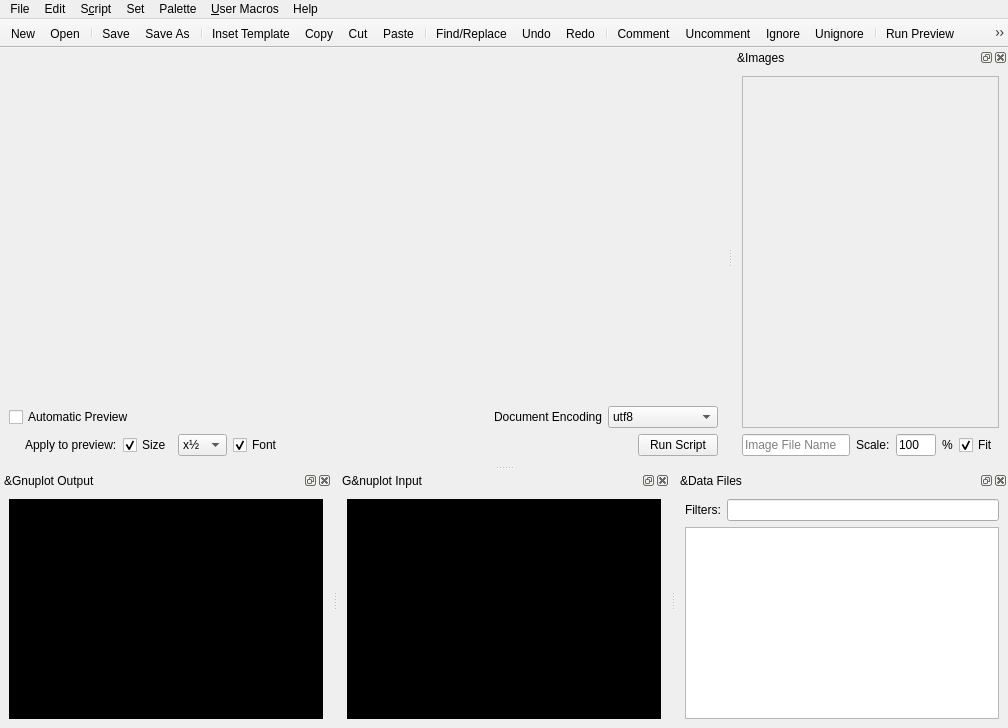
 <widget class="QMainWindow" name="MainWindow">
  <property name="geometry">
   <rect>
    <x>0</x>
    <y>0</y>
    <width>1008</width>
    <height>728</height>
   </rect>
  </property>
  <property name="windowTitle">
   <string>Gnuplot Editor</string>
  </property>
  <property name="windowIcon">
   <iconset resource="icons.qrc">
    <normaloff>:/icons/icons/GnuplotEditor.png</normaloff>:/icons/icons/GnuplotEditor.png</iconset>
  </property>
  <widget class="QWidget" name="centralwidget">
   <layout class="QVBoxLayout" name="verticalLayout_4">
    <item>
     <layout class="QVBoxLayout" name="verticalLayout">
      <item>
       <widget class="QsciScintilla" name="editor">
        <property name="sizePolicy">
         <sizepolicy hsizetype="Expanding" vsizetype="Expanding">
          <horstretch>1</horstretch>
          <verstretch>1</verstretch>
         </sizepolicy>
        </property>
        <property name="toolTip">
         <string/>
        </property>
        <property name="whatsThis">
         <string/>
        </property>
       </widget>
      </item>
      <item>
       <layout class="QHBoxLayout" name="horizontalLayout">
        <item>
         <widget class="QCheckBox" name="autoPreview">
          <property name="text">
           <string>Automatic Preview</string>
          </property>
          <property name="checked">
           <bool>false</bool>
          </property>
         </widget>
        </item>
        <item>
         <spacer name="horizontalSpacer">
          <property name="orientation">
           <enum>Qt::Horizontal</enum>
          </property>
          <property name="sizeHint" stdset="0">
           <size>
            <width>40</width>
            <height>20</height>
           </size>
          </property>
         </spacer>
        </item>
        <item>
         <widget class="QLabel" name="label_3">
          <property name="text">
           <string>Document Encoding</string>
          </property>
         </widget>
        </item>
        <item>
         <widget class="QComboBox" name="encoding">
          <property name="minimumSize">
           <size>
            <width>110</width>
            <height>0</height>
           </size>
          </property>
          <item>
           <property name="text">
            <string>utf8</string>
           </property>
          </item>
          <item>
           <property name="text">
            <string>iso_8859_1</string>
           </property>
          </item>
          <item>
           <property name="text">
            <string>iso_8859_2</string>
           </property>
          </item>
          <item>
           <property name="text">
            <string>iso_8859_9</string>
           </property>
          </item>
          <item>
           <property name="text">
            <string>iso_8859_15</string>
           </property>
          </item>
          <item>
           <property name="text">
            <string>cp437</string>
           </property>
          </item>
          <item>
           <property name="text">
            <string>cp850</string>
           </property>
          </item>
          <item>
           <property name="text">
            <string>cp852</string>
           </property>
          </item>
          <item>
           <property name="text">
            <string>cp950</string>
           </property>
          </item>
          <item>
           <property name="text">
            <string>cp1250</string>
           </property>
          </item>
          <item>
           <property name="text">
            <string>cp1251</string>
           </property>
          </item>
          <item>
           <property name="text">
            <string>cp1254</string>
           </property>
          </item>
         </widget>
        </item>
       </layout>
      </item>
      <item>
       <layout class="QHBoxLayout" name="horizontalLayout_3">
        <item>
         <spacer name="horizontalSpacer_2">
          <property name="orientation">
           <enum>Qt::Horizontal</enum>
          </property>
          <property name="sizeType">
           <enum>QSizePolicy::Fixed</enum>
          </property>
          <property name="sizeHint" stdset="0">
           <size>
            <width>16</width>
            <height>20</height>
           </size>
          </property>
         </spacer>
        </item>
        <item>
         <widget class="QLabel" name="label_4">
          <property name="text">
           <string>Apply to preview:</string>
          </property>
         </widget>
        </item>
        <item>
         <widget class="QCheckBox" name="applySize">
          <property name="text">
           <string>Size</string>
          </property>
          <property name="checked">
           <bool>true</bool>
          </property>
         </widget>
        </item>
        <item>
         <widget class="QComboBox" name="sizeMultiply">
          <property name="minimumSize">
           <size>
            <width>49</width>
            <height>0</height>
           </size>
          </property>
          <property name="maximumSize">
           <size>
            <width>46</width>
            <height>16777215</height>
           </size>
          </property>
          <property name="currentIndex">
           <number>1</number>
          </property>
          <item>
           <property name="text">
            <string>x1</string>
           </property>
          </item>
          <item>
           <property name="text">
            <string>x½</string>
           </property>
          </item>
          <item>
           <property name="text">
            <string>x¼</string>
           </property>
          </item>
         </widget>
        </item>
        <item>
         <widget class="QCheckBox" name="applyFont">
          <property name="text">
           <string>Font</string>
          </property>
          <property name="checked">
           <bool>true</bool>
          </property>
         </widget>
        </item>
        <item>
         <spacer name="horizontalSpacer_3">
          <property name="orientation">
           <enum>Qt::Horizontal</enum>
          </property>
          <property name="sizeHint" stdset="0">
           <size>
            <width>40</width>
            <height>20</height>
           </size>
          </property>
         </spacer>
        </item>
        <item>
         <widget class="QPushButton" name="plotImage">
          <property name="text">
           <string>Run Script</string>
          </property>
         </widget>
        </item>
       </layout>
      </item>
     </layout>
    </item>
   </layout>
  </widget>
  <widget class="QMenuBar" name="menubar">
   <property name="geometry">
    <rect>
     <x>0</x>
     <y>0</y>
     <width>1008</width>
     <height>29</height>
    </rect>
   </property>
   <widget class="QMenu" name="menuFile">
    <property name="title">
     <string>File</string>
    </property>
    <addaction name="actionNew"/>
    <addaction name="separator"/>
    <addaction name="actionOpen"/>
    <addaction name="separator"/>
    <addaction name="actionSave"/>
    <addaction name="actionSave_As"/>
    <addaction name="separator"/>
    <addaction name="actionWrap_Lines"/>
    <addaction name="separator"/>
    <addaction name="actionPrint"/>
    <addaction name="separator"/>
    <addaction name="actionQuit"/>
   </widget>
   <widget class="QMenu" name="menuEdit">
    <property name="title">
     <string>Edit</string>
    </property>
    <addaction name="actionUndo"/>
    <addaction name="actionRedo"/>
    <addaction name="separator"/>
    <addaction name="actionCopy"/>
    <addaction name="actionCut"/>
    <addaction name="actionPaste"/>
    <addaction name="separator"/>
    <addaction name="actionFind_Replace"/>
   </widget>
   <widget class="QMenu" name="menuHelp">
    <property name="title">
     <string>Help</string>
    </property>
    <addaction name="actionGnuplot_Help"/>
    <addaction name="actionAbout"/>
   </widget>
   <widget class="QMenu" name="menuCommands">
    <property name="title">
     <string>&amp;User Macros</string>
    </property>
    <addaction name="actionAdd_Line_at_Cursor"/>
    <addaction name="actionDeleteMacro"/>
    <addaction name="separator"/>
   </widget>
   <widget class="QMenu" name="menuSet">
    <property name="title">
     <string>Set</string>
    </property>
   </widget>
   <widget class="QMenu" name="menuPalette">
    <property name="title">
     <string>Palette</string>
    </property>
   </widget>
   <widget class="QMenu" name="menuCode">
    <property name="title">
     <string>S&amp;cript</string>
    </property>
    <addaction name="actionPreview"/>
    <addaction name="actionRun_Normal"/>
    <addaction name="separator"/>
    <addaction name="actionInset_Template"/>
    <addaction name="separator"/>
    <addaction name="actionComment"/>
    <addaction name="actionUncomment"/>
    <addaction name="actionIgnore"/>
    <addaction name="actionUnignore"/>
    <addaction name="separator"/>
    <addaction name="actionPaste_Color"/>
    <addaction name="actionPick_Position"/>
   </widget>
   <addaction name="menuFile"/>
   <addaction name="menuEdit"/>
   <addaction name="menuCode"/>
   <addaction name="menuSet"/>
   <addaction name="menuPalette"/>
   <addaction name="menuCommands"/>
   <addaction name="menuHelp"/>
  </widget>
  <widget class="QToolBar" name="toolBar">
   <property name="windowTitle">
    <string>toolBar</string>
   </property>
   <property name="movable">
    <bool>false</bool>
   </property>
   <property name="toolButtonStyle">
    <enum>Qt::ToolButtonIconOnly</enum>
   </property>
   <property name="floatable">
    <bool>false</bool>
   </property>
   <attribute name="toolBarArea">
    <enum>TopToolBarArea</enum>
   </attribute>
   <attribute name="toolBarBreak">
    <bool>false</bool>
   </attribute>
   <addaction name="actionNew"/>
   <addaction name="actionOpen"/>
   <addaction name="separator"/>
   <addaction name="actionSave"/>
   <addaction name="actionSave_As"/>
   <addaction name="separator"/>
   <addaction name="actionInset_Template"/>
   <addaction name="actionCopy"/>
   <addaction name="actionCut"/>
   <addaction name="actionPaste"/>
   <addaction name="separator"/>
   <addaction name="actionFind_Replace"/>
   <addaction name="actionUndo"/>
   <addaction name="actionRedo"/>
   <addaction name="separator"/>
   <addaction name="actionComment"/>
   <addaction name="actionUncomment"/>
   <addaction name="actionIgnore"/>
   <addaction name="actionUnignore"/>
   <addaction name="separator"/>
   <addaction name="actionPreview"/>
   <addaction name="actionRun_Normal"/>
  </widget>
  <widget class="QDockWidget" name="dockWidget">
   <property name="windowTitle">
    <string>&amp;Gnuplot Output</string>
   </property>
   <attribute name="dockWidgetArea">
    <number>8</number>
   </attribute>
   <widget class="QWidget" name="dockWidgetContents">
    <layout class="QVBoxLayout" name="verticalLayout_8">
     <item>
      <widget class="QTextBrowser" name="gnuplotOutput">
       <property name="styleSheet">
        <string notr="true">color: rgb(255, 255, 255);
background-color: rgb(0, 0, 0);
font: 75 bold 9pt &quot;mono&quot;;
</string>
       </property>
      </widget>
     </item>
    </layout>
   </widget>
  </widget>
  <widget class="QDockWidget" name="dockWidget_2">
   <property name="windowTitle">
    <string>G&amp;nuplot Input</string>
   </property>
   <attribute name="dockWidgetArea">
    <number>8</number>
   </attribute>
   <widget class="QWidget" name="dockWidgetContents_2">
    <layout class="QVBoxLayout" name="verticalLayout_9">
     <item>
      <widget class="QTextBrowser" name="gnuplotInput">
       <property name="styleSheet">
        <string notr="true">color: rgb(255, 255, 255);
background-color: rgb(0, 0, 0);
font: 75 bold 9pt &quot;mono&quot;;
</string>
       </property>
      </widget>
     </item>
    </layout>
   </widget>
  </widget>
  <widget class="QDockWidget" name="dockWidget_3">
   <property name="windowTitle">
    <string>&amp;Data Files</string>
   </property>
   <attribute name="dockWidgetArea">
    <number>8</number>
   </attribute>
   <widget class="QWidget" name="dockWidgetContents_3">
    <layout class="QVBoxLayout" name="verticalLayout_5">
     <item>
      <layout class="QHBoxLayout" name="horizontalLayout_4">
       <item>
        <widget class="QLabel" name="label_5">
         <property name="text">
          <string>Filters:</string>
         </property>
        </widget>
       </item>
       <item>
        <widget class="QLineEdit" name="filterEntry"/>
       </item>
      </layout>
     </item>
     <item>
      <widget class="DirListWidget" name="filenameList"/>
     </item>
    </layout>
   </widget>
  </widget>
  <widget class="QDockWidget" name="dockWidget_4">
   <property name="windowTitle">
    <string>&amp;Images</string>
   </property>
   <attribute name="dockWidgetArea">
    <number>2</number>
   </attribute>
   <widget class="QWidget" name="dockWidgetContents_4">
    <layout class="QVBoxLayout" name="verticalLayout_3">
     <item>
      <widget class="QScrollArea" name="gnuplotImageScroller">
       <property name="sizePolicy">
        <sizepolicy hsizetype="Expanding" vsizetype="Expanding">
         <horstretch>1</horstretch>
         <verstretch>1</verstretch>
        </sizepolicy>
       </property>
       <property name="widgetResizable">
        <bool>true</bool>
       </property>
       <widget class="QWidget" name="gnuplotImageHolder">
        <property name="geometry">
         <rect>
          <x>0</x>
          <y>0</y>
          <width>285</width>
          <height>296</height>
         </rect>
        </property>
        <layout class="QVBoxLayout" name="verticalLayout_2"/>
       </widget>
      </widget>
     </item>
     <item>
      <layout class="QHBoxLayout" name="horizontalLayout_2">
       <item>
        <widget class="QLineEdit" name="fileName">
         <property name="readOnly">
          <bool>true</bool>
         </property>
         <property name="placeholderText">
          <string>Image File Name</string>
         </property>
        </widget>
       </item>
       <item>
        <widget class="QLabel" name="label_2">
         <property name="text">
          <string>Scale:</string>
         </property>
        </widget>
       </item>
       <item>
        <widget class="QLineEdit" name="scaling">
         <property name="sizePolicy">
          <sizepolicy hsizetype="Fixed" vsizetype="Fixed">
           <horstretch>0</horstretch>
           <verstretch>0</verstretch>
          </sizepolicy>
         </property>
         <property name="maximumSize">
          <size>
           <width>40</width>
           <height>16777215</height>
          </size>
         </property>
         <property name="text">
          <string>100</string>
         </property>
         <property name="maxLength">
          <number>8</number>
         </property>
        </widget>
       </item>
       <item>
        <widget class="QLabel" name="label">
         <property name="text">
          <string>%</string>
         </property>
        </widget>
       </item>
       <item>
        <widget class="QCheckBox" name="scaleToFit">
         <property name="text">
          <string>Fit</string>
         </property>
         <property name="checked">
          <bool>true</bool>
         </property>
        </widget>
       </item>
      </layout>
     </item>
    </layout>
   </widget>
  </widget>
  <action name="actionOpen">
   <property name="icon">
    <iconset resource="icons.qrc">
     <normaloff>:/icons/icons/document-open.png</normaloff>:/icons/icons/document-open.png</iconset>
   </property>
   <property name="text">
    <string>&amp;Open...</string>
   </property>
   <property name="shortcut">
    <string>Ctrl+O</string>
   </property>
  </action>
  <action name="actionSave">
   <property name="icon">
    <iconset resource="icons.qrc">
     <normaloff>:/icons/icons/document-save.png</normaloff>:/icons/icons/document-save.png</iconset>
   </property>
   <property name="text">
    <string>&amp;Save</string>
   </property>
   <property name="shortcut">
    <string>Ctrl+S</string>
   </property>
  </action>
  <action name="actionSave_As">
   <property name="icon">
    <iconset resource="icons.qrc">
     <normaloff>:/icons/icons/document-save-as.png</normaloff>:/icons/icons/document-save-as.png</iconset>
   </property>
   <property name="text">
    <string>Sa&amp;ve As...</string>
   </property>
   <property name="shortcut">
    <string>Ctrl+Shift+S</string>
   </property>
  </action>
  <action name="actionCopy">
   <property name="icon">
    <iconset resource="icons.qrc">
     <normaloff>:/icons/icons/edit-copy.png</normaloff>:/icons/icons/edit-copy.png</iconset>
   </property>
   <property name="text">
    <string>&amp;Copy</string>
   </property>
   <property name="shortcut">
    <string>Ctrl+C</string>
   </property>
  </action>
  <action name="actionCut">
   <property name="icon">
    <iconset resource="icons.qrc">
     <normaloff>:/icons/icons/edit-cut.png</normaloff>:/icons/icons/edit-cut.png</iconset>
   </property>
   <property name="text">
    <string>Cut</string>
   </property>
   <property name="shortcut">
    <string>Ctrl+X</string>
   </property>
  </action>
  <action name="actionPaste">
   <property name="icon">
    <iconset resource="icons.qrc">
     <normaloff>:/icons/icons/edit-paste.png</normaloff>:/icons/icons/edit-paste.png</iconset>
   </property>
   <property name="text">
    <string>&amp;Paste</string>
   </property>
   <property name="shortcut">
    <string>Ctrl+V</string>
   </property>
  </action>
  <action name="actionComment">
   <property name="icon">
    <iconset resource="icons.qrc">
     <normaloff>:/icons/icons/comment.png</normaloff>:/icons/icons/comment.png</iconset>
   </property>
   <property name="text">
    <string>&amp;Comment</string>
   </property>
   <property name="shortcut">
    <string>Ctrl+M</string>
   </property>
  </action>
  <action name="actionUncomment">
   <property name="icon">
    <iconset resource="icons.qrc">
     <normaloff>:/icons/icons/uncomment.png</normaloff>:/icons/icons/uncomment.png</iconset>
   </property>
   <property name="text">
    <string>&amp;Uncomment</string>
   </property>
   <property name="shortcut">
    <string>Ctrl+Shift+M</string>
   </property>
  </action>
  <action name="actionPaste_Color">
   <property name="icon">
    <iconset resource="icons.qrc">
     <normaloff>:/icons/icons/preferences-desktop-color.png</normaloff>:/icons/icons/preferences-desktop-color.png</iconset>
   </property>
   <property name="text">
    <string>&amp;Paste Color...</string>
   </property>
  </action>
  <action name="actionIgnore">
   <property name="icon">
    <iconset resource="icons.qrc">
     <normaloff>:/icons/icons/ignore.png</normaloff>:/icons/icons/ignore.png</iconset>
   </property>
   <property name="text">
    <string>I&amp;gnore</string>
   </property>
   <property name="shortcut">
    <string>Ctrl+I</string>
   </property>
  </action>
  <action name="actionUnignore">
   <property name="icon">
    <iconset resource="icons.qrc">
     <normaloff>:/icons/icons/unignore.png</normaloff>:/icons/icons/unignore.png</iconset>
   </property>
   <property name="text">
    <string>U&amp;nignore</string>
   </property>
   <property name="shortcut">
    <string>Ctrl+Shift+I</string>
   </property>
  </action>
  <action name="actionPreview">
   <property name="icon">
    <iconset resource="icons.qrc">
     <normaloff>:/icons/icons/run_preview.png</normaloff>:/icons/icons/run_preview.png</iconset>
   </property>
   <property name="text">
    <string>&amp;Run Preview</string>
   </property>
   <property name="toolTip">
    <string>Run script but remove output and terminal command (no image is created)</string>
   </property>
   <property name="shortcut">
    <string>Ctrl+Return</string>
   </property>
  </action>
  <action name="actionRun_Normal">
   <property name="icon">
    <iconset resource="icons.qrc">
     <normaloff>:/icons/icons/run_image.png</normaloff>:/icons/icons/run_image.png</iconset>
   </property>
   <property name="text">
    <string>Run &amp;Script</string>
   </property>
   <property name="toolTip">
    <string>Run script without alterations</string>
   </property>
   <property name="shortcut">
    <string>Ctrl+Shift+Return</string>
   </property>
  </action>
  <action name="actionUndo">
   <property name="icon">
    <iconset resource="icons.qrc">
     <normaloff>:/icons/icons/edit-undo.png</normaloff>:/icons/icons/edit-undo.png</iconset>
   </property>
   <property name="text">
    <string>&amp;Undo</string>
   </property>
   <property name="shortcut">
    <string>Ctrl+Z</string>
   </property>
  </action>
  <action name="actionRedo">
   <property name="icon">
    <iconset resource="icons.qrc">
     <normaloff>:/icons/icons/edit-redo.png</normaloff>:/icons/icons/edit-redo.png</iconset>
   </property>
   <property name="text">
    <string>&amp;Redo</string>
   </property>
   <property name="shortcut">
    <string>Ctrl+Y</string>
   </property>
  </action>
  <action name="actionNew">
   <property name="icon">
    <iconset resource="icons.qrc">
     <normaloff>:/icons/icons/document-new.png</normaloff>:/icons/icons/document-new.png</iconset>
   </property>
   <property name="text">
    <string>&amp;New</string>
   </property>
   <property name="shortcut">
    <string>Ctrl+N</string>
   </property>
  </action>
  <action name="actionPick_Position">
   <property name="icon">
    <iconset resource="icons.qrc">
     <normaloff>:/icons/icons/pick_position.png</normaloff>:/icons/icons/pick_position.png</iconset>
   </property>
   <property name="text">
    <string>Pic&amp;k Position...</string>
   </property>
  </action>
  <action name="actionGnuplot_Help">
   <property name="text">
    <string>&amp;Gnuplot Help...</string>
   </property>
  </action>
  <action name="actionAbout">
   <property name="text">
    <string>&amp;About...</string>
   </property>
  </action>
  <action name="actionAdd_Line_at_Cursor">
   <property name="text">
    <string>&amp;Add Line at Cursor</string>
   </property>
  </action>
  <action name="actionDeleteMacro">
   <property name="text">
    <string>&amp;Delete Macro...</string>
   </property>
  </action>
  <action name="actionInset_Template">
   <property name="icon">
    <iconset resource="icons.qrc">
     <normaloff>:/icons/icons/insert-text.png</normaloff>:/icons/icons/insert-text.png</iconset>
   </property>
   <property name="text">
    <string>&amp;Inset Template</string>
   </property>
  </action>
  <action name="actionQuit">
   <property name="icon">
    <iconset resource="icons.qrc">
     <normaloff>:/icons/icons/application-exit.png</normaloff>:/icons/icons/application-exit.png</iconset>
   </property>
   <property name="text">
    <string>&amp;Quit</string>
   </property>
  </action>
  <action name="actionFind_Replace">
   <property name="icon">
    <iconset resource="icons.qrc">
     <normaloff>:/icons/icons/edit-find.png</normaloff>:/icons/icons/edit-find.png</iconset>
   </property>
   <property name="text">
    <string>&amp;Find/Replace...</string>
   </property>
   <property name="shortcut">
    <string>Ctrl+F</string>
   </property>
  </action>
  <action name="actionWrap_Lines">
   <property name="checkable">
    <bool>true</bool>
   </property>
   <property name="checked">
    <bool>true</bool>
   </property>
   <property name="text">
    <string>&amp;Wrap Lines</string>
   </property>
   <property name="shortcut">
    <string>F10</string>
   </property>
  </action>
  <action name="actionPrint">
   <property name="icon">
    <iconset resource="icons.qrc">
     <normaloff>:/icons/icons/document-print.png</normaloff>:/icons/icons/document-print.png</iconset>
   </property>
   <property name="text">
    <string>&amp;Print</string>
   </property>
   <property name="shortcut">
    <string>Ctrl+P</string>
   </property>
  </action>
 </widget>
